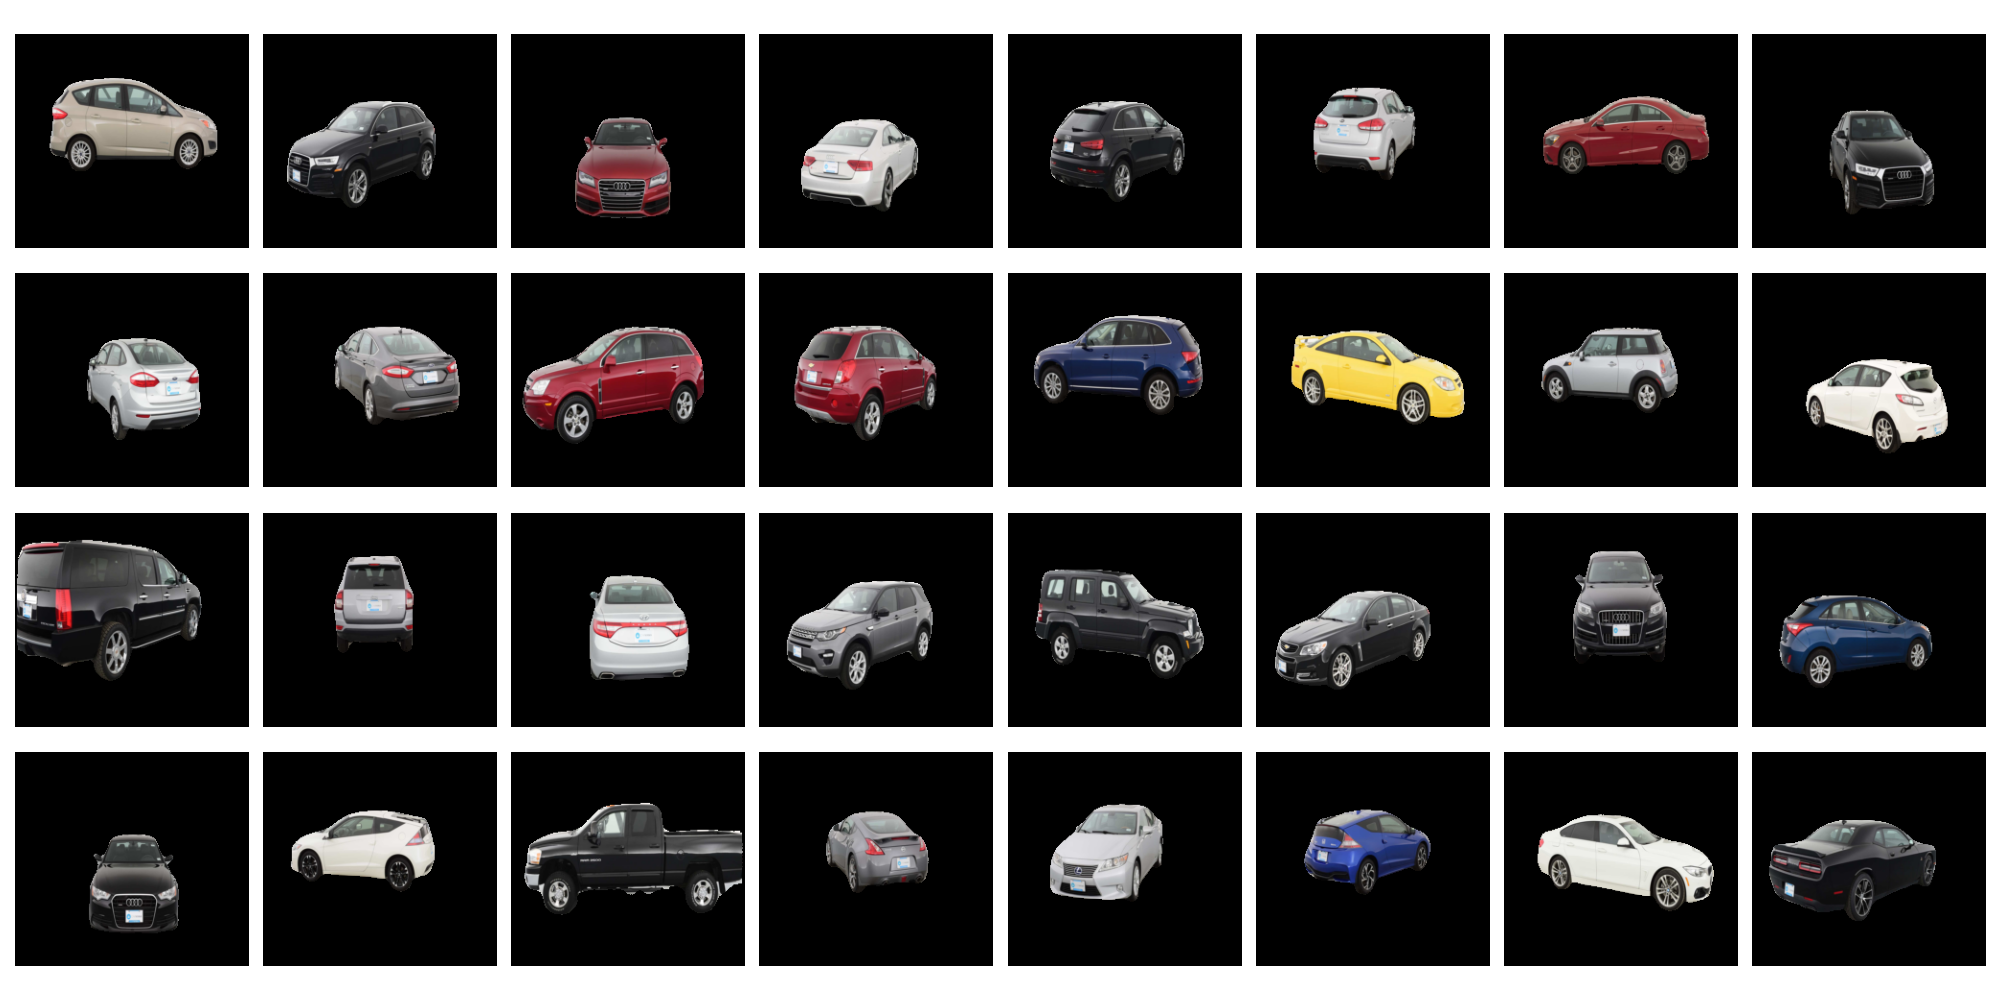

Python code for this plot:
import numpy as np
import matplotlib.pyplot as plt
import torch
from torch import nn, optim
from torch.nn import functional as F
from torchvision import transforms as T

from utilidades.utilidades import accuracy, plot_mini_batch
from cargar_dataset import carga_carDataset
from models.UnetModel import *
from torch.utils.data import DataLoader, random_split

import PIL
from PIL import Image


def main():
    ##Paths
    PATH = "carvana-image-masking-challenge/"
    TRAIN_PATH = "carvana-image-masking-challenge/train/"
    TRAIN_MASKS_PATH="carvana-image-masking-challenge/train_masks/"
    TEST_PATH = "carvana-image-masking-challenge/test/"
    #
    BATCH_SIZE = 32
    device = torch.device('cuda' if torch.cuda.is_available() else 'cpu')
    model = UNET(3,4,2)
    model = torch.load("entire_model_.pth")
    model = model.eval()
    transform_data = T.Compose([
    T.Resize([224,244]),
    T.ToTensor()
    ])


    full_dataset = carga_carDataset.Car_Dataset(
        TRAIN_PATH,
        TRAIN_MASKS_PATH,
        img_transforms=transform_data,
        mask_transforms=transform_data
    )

    TRAIN_SIZE = int(len(full_dataset)*0.8)

    VAL_SIZE = len(full_dataset) - TRAIN_SIZE
    _ , val_dataset = random_split(full_dataset, [TRAIN_SIZE,VAL_SIZE])
    val_loader   = DataLoader(val_dataset,batch_size=BATCH_SIZE,shuffle=True)

    imgs_val, masks_val = next(iter(val_loader))
    imgs_val, masks_val = imgs_val.to(device), masks_val.to(device) 
    model = model.to(device)
    with torch.no_grad():
        scores = model(imgs_val)
        preds = torch.argmax(scores, dim = 1).float()

    #imgs_val = imgs_val.cpu()
    #preds = preds.cpu()
    plt.figure(figsize=(20,10))
    print(scores.shape)
    print(imgs_val.shape) 
    print(preds.shape)
    for i in range(BATCH_SIZE):
        plt.subplot(4,8, i+1)
        img = imgs_val[i,...]
        pred = preds[i,...].expand_as(img)
        img2 = img * pred
        img2 = T.ToPILImage()(img2)
        plt.imshow(img2)
        #plt.imshow(pred,cmap=plt.cm.gray)
        plt.axis('Off')
        plt.tight_layout()
    plt.show()
    plt.savefig("validation.png")   




if __name__ == '__main__':
    main()
